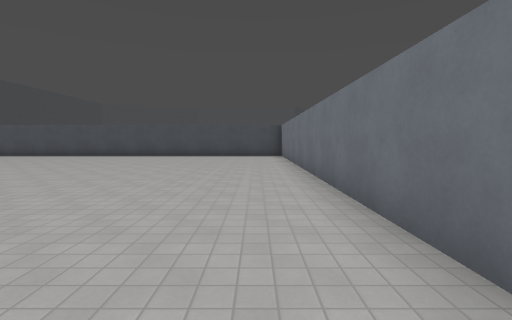
[1] (above)

17 first-person views from a walk through a Godot game level. The camera is 1.5 m above the floor, tilts 4° down and sees 85° across. The floor is counted in squares, 2 m on a side. Each view is taken from the middle of a square. On the plan, view 1 faces up. The plan holds only what a view shows up to about 10 squares ahead; the rest is blank. The place goes on beyond the plan. Surface patterns are stand-ins for the level's own textures.

[2]
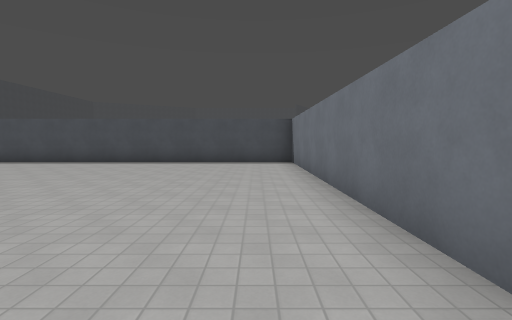

[3]
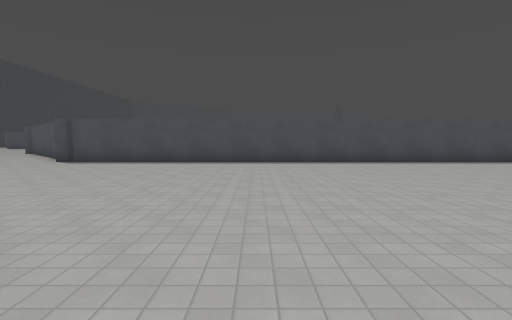

[4]
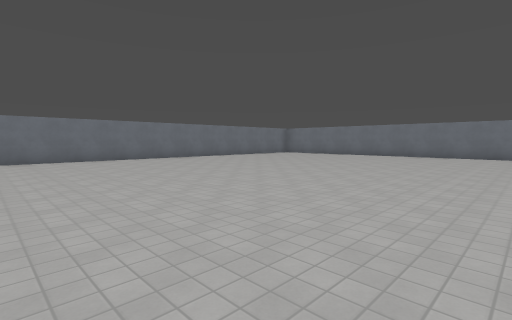

[5]
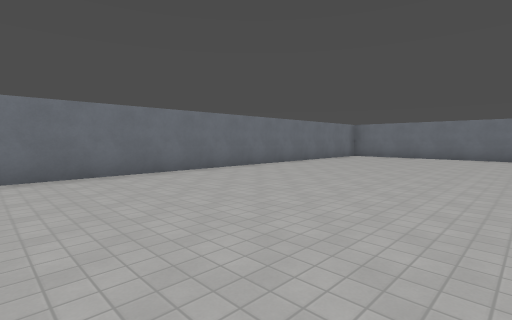

[6]
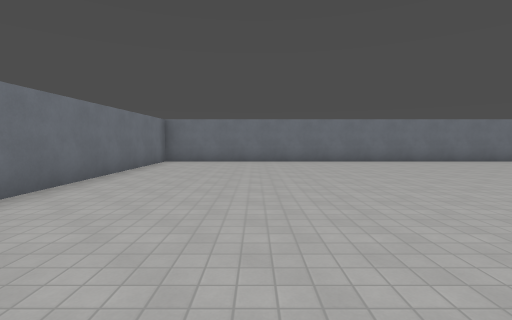

[7]
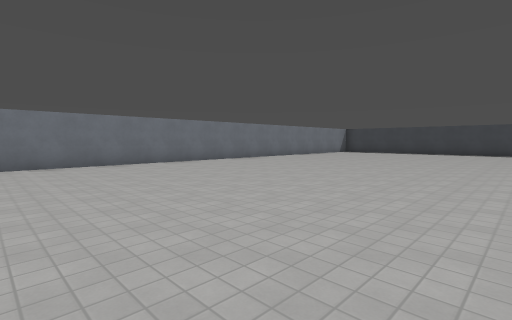

[8]
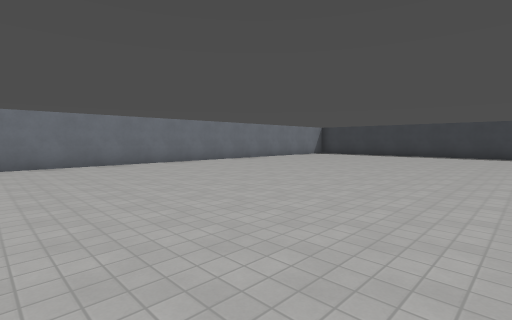

[9]
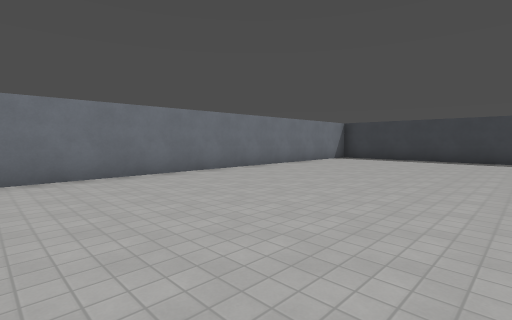

[10]
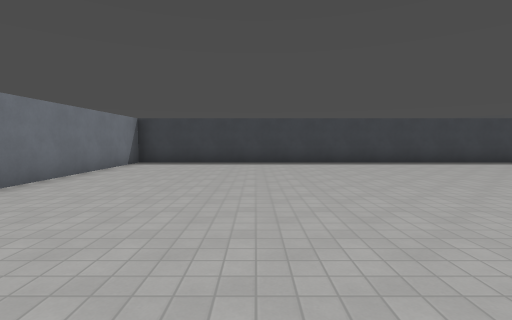

[11]
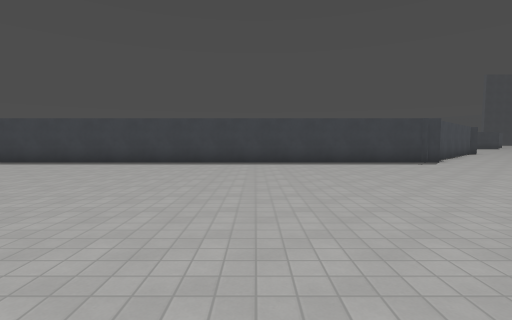

[12]
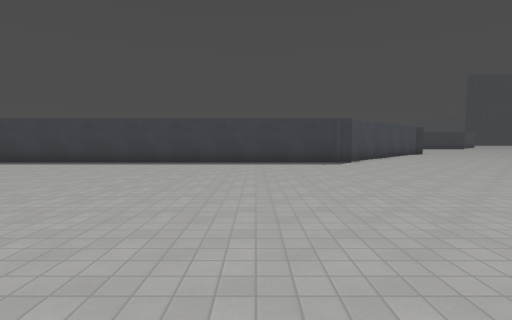

[13]
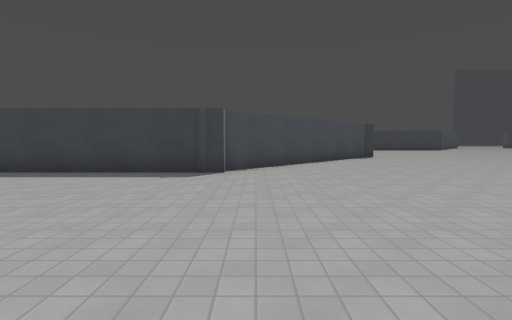

[14]
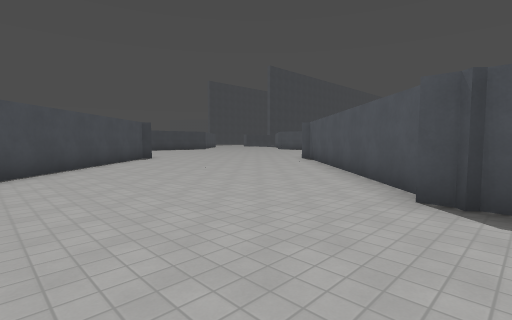

[15]
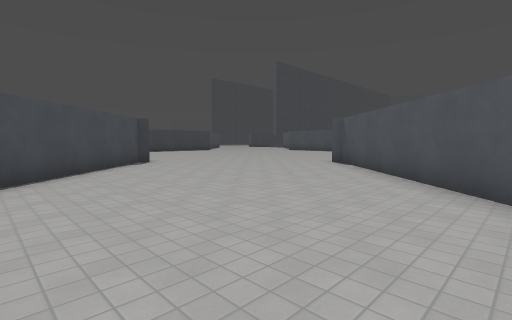

[16]
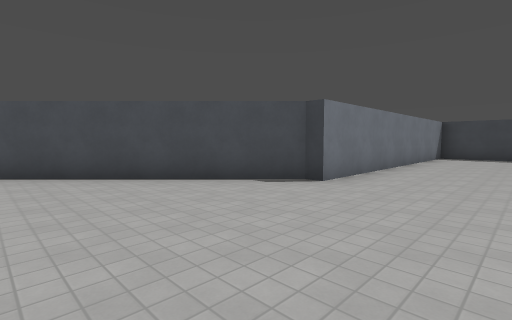

[17]
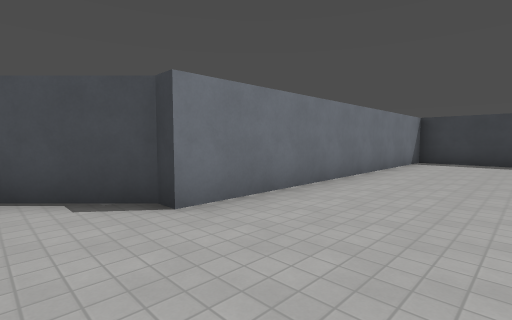

### Floor plan
Points are (right, up) in squares from view 1. A wall is a line through its corners. A room is listed if a view was taken in it or the views show most of it. See-through windows are left out.
Room 1 (views 1, 2, 3, 4, 5, 6, 7, 8, 9, 10, 11, 12, 13, 14, 15, 16, 17)
walls: (-22.5, 9.4) (-22.5, -10) (1.2, -10) (1.2, 13.8) (-18, 13.8); (-18.1, 14.3) (-22.4, 18.5); (-37.5, 15.3) (-28.5, 15.3) (-28.5, 14.9) (-22.9, 9.2)

Where each view was taken, in squares from view 1:
view 1: 0 up, 0 right, facing up
view 2: 4 up, 0 right, facing up
view 3: 4 up, 11 left, facing up
view 4: 4 up, 10 left, facing down-right
view 5: 3 up, 5 left, facing down-right
view 6: 0 up, 2 left, facing down
view 7: 1 down, 5 left, facing down-left
view 8: 1 down, 8 left, facing down-left
view 9: 4 down, 11 left, facing down-left
view 10: 6 down, 13 left, facing left
view 11: 3 up, 13 left, facing left
view 12: 6 up, 13 left, facing left
view 13: 10 up, 16 left, facing left
view 14: 10 up, 17 left, facing up-left
view 15: 11 up, 19 left, facing up-left
view 16: 18 up, 24 left, facing down-left
view 17: 18 up, 27 left, facing down-left
